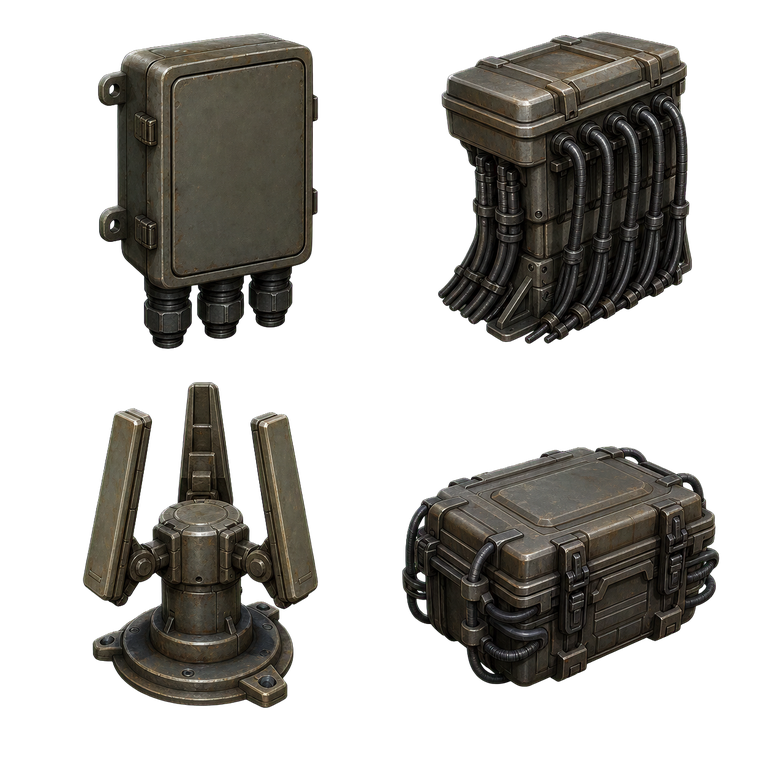
#> input picture play/last-bastion/art/production-tests/object-batch-o26/communications-infrastructure-v1-384.png, 768 x 768 px, given in place of fabrication-safety-v1-alpha-extracted.png, which was not available
$ python normalize_object_batch_o26.py
#> lines starting #> are read from the running program, lines starting #| are printed output that depends on the picture; pictures that were not available may be replaced by others from this repository, and a replacement may not be noted
from pathlib import Path
from PIL import Image, ImageDraw, ImageFont

ROOT = Path(__file__).resolve().parent
RUNTIME = ROOT.parents[2] / "game-assets"
PARTS = {
    "fabrication-safety-v1": "FABRICATION / SAFETY",
    "habitat-commons-v1": "HABITAT / COMMONS",
    "communications-infrastructure-v1": "COMMUNICATIONS / INFRASTRUCTURE",
}


def restore(name: str) -> Image.Image:
    src = Image.open(ROOT / f"{name}-alpha-extracted.png").convert("RGBA")
    # Keep the atlas contract stable: four isolated cells, no baked green corners.
    for xy in ((0, 0), (src.width - 1, 0), (0, src.height - 1), (src.width - 1, src.height - 1)):
        src.putpixel(xy, (0, 0, 0, 0))
    return src


def normalize(src: Image.Image, size: int) -> Image.Image:
    cell_w, cell_h = src.width // 2, src.height // 2
    out = Image.new("RGBA", (size * 2, size * 2), (0, 0, 0, 0))
    for row in range(2):
        for col in range(2):
            cell = src.crop((col * cell_w, row * cell_h, (col + 1) * cell_w, (row + 1) * cell_h))
            cell = cell.resize((size, size), Image.Resampling.LANCZOS)
            out.alpha_composite(cell, (col * size, row * size))
    return out


def validate(name: str, image: Image.Image) -> None:
    alpha = image.getchannel("A")
    assert alpha.getextrema() == (0, 255), f"{name}: alpha extrema {alpha.getextrema()}"
    for xy in ((0, 0), (image.width - 1, 0), (0, image.height - 1), (image.width - 1, image.height - 1)):
        assert image.getpixel(xy)[3] == 0, f"{name}: corner {xy} not transparent"
    w, h = image.size
    for row in range(2):
        for col in range(2):
            box = (col * w // 2, row * h // 2, (col + 1) * w // 2, (row + 1) * h // 2)
            assert image.crop(box).getchannel("A").getbbox(), f"{name}: empty cell {row},{col}"


def contact_sheet(masters: dict[str, Image.Image]) -> Image.Image:
    sheet = Image.new("RGB", (1200, 3500), (18, 22, 28))
    draw = ImageDraw.Draw(sheet)
    try:
        font = ImageFont.truetype("segoeui.ttf", 34)
        small = ImageFont.truetype("segoeui.ttf", 22)
    except OSError:
        font = small = ImageFont.load_default()
    draw.text((48, 36), "OBJECT BATCH O26 / FABRICATION SAFETY + HABITAT COMMONS + COMMS INFRA / 4K PREFLIGHT", fill=(240, 244, 248), font=font)
    y = 110
    for name, image in masters.items():
        draw.text((48, y), PARTS[name], fill=(160, 206, 220), font=font)
        thumb = image.resize((1000, 1000), Image.Resampling.NEAREST)
        sheet.paste(thumb, (100, y + 58), thumb)
        y += 1110
    draw.text((48, 3440), "Fabrication-safety, habitat, and communications-infrastructure candidates; no interaction, collision, hazards, targets, telegraphs, or gameplay values baked in.", fill=(178, 186, 196), font=small)
    return sheet


def main() -> None:
    masters = {}
    for name in PARTS:
        source = restore(name)
#> in restore, src is the input picture: PIL image 768x768 RGBA; mean R, G, B, A 24.9, 23.3, 19.8, 94.8
        validate(name, source)
#> in validate, `alpha = image.getchannel("A")`:
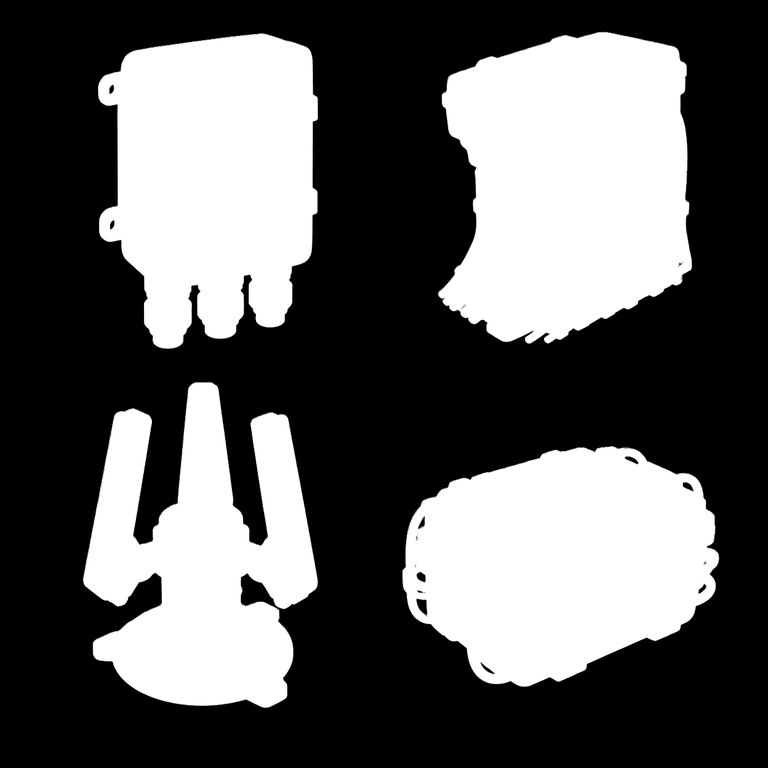
#> alpha: PIL image 768x768 L; min 0, max 255, mean 94.8
        master = normalize(source, 384)
#> in normalize, `out = Image.new("RGBA", (size * 2, size * 2), (0, 0, 0, 0))`: out: PIL image 768x768 RGBA; every value is 0
#> after the loop in normalize, `for row in range(2):`:
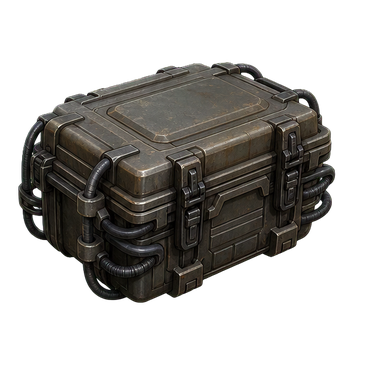
#> cell: PIL image 384x384 RGBA; mean R, G, B, A 24.6, 22.9, 20.3, 96.7; transparent parts drawn white
        validate(name, master)
        masters[name] = master
        master.save(ROOT / f"{name}-384.png")
        for size in (256, 128):
            runtime = normalize(source, size)
            validate(name, runtime)
            runtime.save(ROOT / f"{name}-{size}.png")
            RUNTIME.mkdir(parents=True, exist_ok=True)
            runtime.save(RUNTIME / f"{name}-{size}.png")
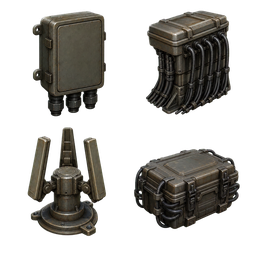
#> runtime: PIL image 256x256 RGBA; mean R, G, B, A 27.1, 25.3, 21.6, 94.8; transparent parts drawn white
    contact_sheet(masters).save(ROOT / "object-batch-o26-contact-sheet.jpg", quality=95, optimize=True)


if __name__ == "__main__":
#> (the run stopped early here; a loop or call above may not have finished)
